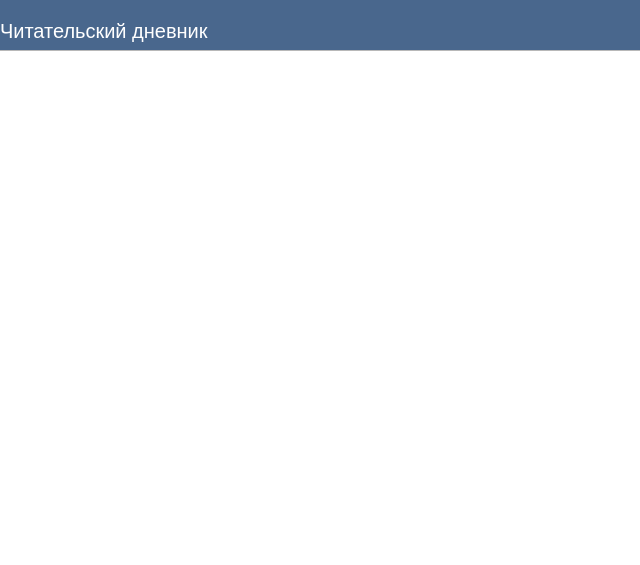
<?xml version="1.0" encoding="UTF-8"?>
<ui version="4.0">
 <class>ReadDiary</class>
 <widget class="QDialog" name="ReadDiary">
  <property name="geometry">
   <rect>
    <x>0</x>
    <y>0</y>
    <width>640</width>
    <height>565</height>
   </rect>
  </property>
  <property name="windowTitle">
   <string>Dialog</string>
  </property>
  <property name="styleSheet">
   <string notr="true">QDialog {
            background-color:#49678D;
        }</string>
  </property>
  <widget class="QTableWidget" name="tableWidget">
   <property name="geometry">
    <rect>
     <x>-10</x>
     <y>50</y>
     <width>651</width>
     <height>521</height>
    </rect>
   </property>
   <property name="styleSheet">
    <string notr="true"/>
   </property>
  </widget>
  <widget class="QLabel" name="label">
   <property name="geometry">
    <rect>
     <x>0</x>
     <y>0</y>
     <width>261</width>
     <height>61</height>
    </rect>
   </property>
   <property name="font">
    <font>
     <pointsize>15</pointsize>
    </font>
   </property>
   <property name="styleSheet">
    <string notr="true">QLabel {
color: white;
}</string>
   </property>
   <property name="text">
    <string>Читательский дневник</string>
   </property>
  </widget>
 </widget>
 <resources/>
 <connections/>
</ui>
